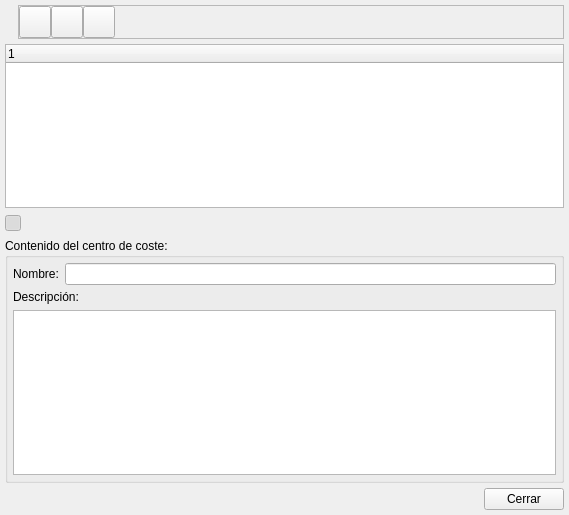
<ui version="4.0" >
 <author></author>
 <comment></comment>
 <exportmacro></exportmacro>
 <class>ccostedlg</class>
 <widget class="QWidget" name="ccostedlg" >
  <property name="geometry" >
   <rect>
    <x>0</x>
    <y>0</y>
    <width>569</width>
    <height>515</height>
   </rect>
  </property>
  <property name="windowTitle" >
   <string>Centros de Coste</string>
  </property>
  <property name="windowIcon" >
   <iconset resource="../../../bulmages.qrc" >:/BulmaCont32x32/images/pendientes/i_centroCoste.xpm</iconset>
  </property>
  <layout class="QVBoxLayout" >
   <property name="margin" >
    <number>5</number>
   </property>
   <property name="spacing" >
    <number>5</number>
   </property>
   <item>
    <layout class="QHBoxLayout" >
     <property name="margin" >
      <number>0</number>
     </property>
     <property name="spacing" >
      <number>6</number>
     </property>
     <item>
      <widget class="QLabel" name="label" >
       <property name="text" >
        <string/>
       </property>
       <property name="pixmap" >
        <pixmap resource="../../../bulmages.qrc" >:/BulmaCont32x32/images/pendientes/i_centroCoste.xpm</pixmap>
       </property>
      </widget>
     </item>
     <item>
      <widget class="QFrame" name="frame" >
       <property name="frameShape" >
        <enum>QFrame::StyledPanel</enum>
       </property>
       <property name="frameShadow" >
        <enum>QFrame::Raised</enum>
       </property>
       <layout class="QHBoxLayout" >
        <property name="margin" >
         <number>0</number>
        </property>
        <property name="spacing" >
         <number>0</number>
        </property>
        <item>
         <widget class="QToolButton" name="mui_crear" >
          <property name="minimumSize" >
           <size>
            <width>32</width>
            <height>32</height>
           </size>
          </property>
          <property name="maximumSize" >
           <size>
            <width>32</width>
            <height>32</height>
           </size>
          </property>
          <property name="text" >
           <string/>
          </property>
          <property name="icon" >
           <iconset resource="../../../bulmages.qrc" >:/Genericos32x32/images/pendientes/i_fileNew.xpm</iconset>
          </property>
          <property name="iconSize" >
           <size>
            <width>32</width>
            <height>32</height>
           </size>
          </property>
         </widget>
        </item>
        <item>
         <widget class="QToolButton" name="mui_borrar" >
          <property name="minimumSize" >
           <size>
            <width>32</width>
            <height>32</height>
           </size>
          </property>
          <property name="maximumSize" >
           <size>
            <width>32</width>
            <height>32</height>
           </size>
          </property>
          <property name="text" >
           <string/>
          </property>
          <property name="icon" >
           <iconset resource="../../../bulmages.qrc" >:/Genericos32x32/images/pendientes/i_editDelete.png</iconset>
          </property>
          <property name="iconSize" >
           <size>
            <width>22</width>
            <height>22</height>
           </size>
          </property>
         </widget>
        </item>
        <item>
         <widget class="QToolButton" name="mui_guardar" >
          <property name="minimumSize" >
           <size>
            <width>32</width>
            <height>32</height>
           </size>
          </property>
          <property name="maximumSize" >
           <size>
            <width>32</width>
            <height>32</height>
           </size>
          </property>
          <property name="text" >
           <string/>
          </property>
          <property name="icon" >
           <iconset resource="../../../bulmages.qrc" >:/Genericos32x32/images/pendientes/i_save.xpm</iconset>
          </property>
          <property name="iconSize" >
           <size>
            <width>22</width>
            <height>22</height>
           </size>
          </property>
         </widget>
        </item>
        <item>
         <spacer>
          <property name="orientation" >
           <enum>Qt::Horizontal</enum>
          </property>
          <property name="sizeType" >
           <enum>QSizePolicy::Expanding</enum>
          </property>
          <property name="sizeHint" >
           <size>
            <width>405</width>
            <height>21</height>
           </size>
          </property>
         </spacer>
        </item>
       </layout>
      </widget>
     </item>
    </layout>
   </item>
   <item>
    <widget class="QTreeWidget" name="mui_list" />
   </item>
   <item>
    <layout class="QHBoxLayout" >
     <property name="margin" >
      <number>0</number>
     </property>
     <property name="spacing" >
      <number>6</number>
     </property>
     <item>
      <widget class="QToolButton" name="mui_detalles" >
       <property name="minimumSize" >
        <size>
         <width>16</width>
         <height>16</height>
        </size>
       </property>
       <property name="maximumSize" >
        <size>
         <width>16</width>
         <height>16</height>
        </size>
       </property>
       <property name="toolTip" >
        <string>Imprimir pedido</string>
       </property>
       <property name="whatsThis" >
        <string>Imprimir pedido</string>
       </property>
       <property name="text" >
        <string/>
       </property>
       <property name="icon" >
        <iconset resource="../../../bulmages.qrc" >:/BulmaCont32x32/images/pendientes/i_tuxPeq.png</iconset>
       </property>
       <property name="iconSize" >
        <size>
         <width>22</width>
         <height>22</height>
        </size>
       </property>
       <property name="checkable" >
        <bool>true</bool>
       </property>
       <property name="checked" >
        <bool>true</bool>
       </property>
      </widget>
     </item>
     <item>
      <spacer>
       <property name="orientation" >
        <enum>Qt::Horizontal</enum>
       </property>
       <property name="sizeHint" >
        <size>
         <width>40</width>
         <height>20</height>
        </size>
       </property>
      </spacer>
     </item>
    </layout>
   </item>
   <item>
    <widget class="QGroupBox" name="groupBox" >
     <property name="title" >
      <string>Contenido del centro de coste:</string>
     </property>
     <layout class="QVBoxLayout" >
      <property name="margin" >
       <number>5</number>
      </property>
      <property name="spacing" >
       <number>5</number>
      </property>
      <item>
       <layout class="QHBoxLayout" >
        <property name="margin" >
         <number>0</number>
        </property>
        <property name="spacing" >
         <number>6</number>
        </property>
        <item>
         <widget class="QLabel" name="textLabel1" >
          <property name="text" >
           <string>Nombre:</string>
          </property>
         </widget>
        </item>
        <item>
         <widget class="QLineEdit" name="nomcentro" />
        </item>
       </layout>
      </item>
      <item>
       <layout class="QVBoxLayout" >
        <property name="margin" >
         <number>0</number>
        </property>
        <property name="spacing" >
         <number>6</number>
        </property>
        <item>
         <widget class="QLabel" name="textLabel1_2" >
          <property name="sizePolicy" >
           <sizepolicy>
            <hsizetype>5</hsizetype>
            <vsizetype>0</vsizetype>
            <horstretch>0</horstretch>
            <verstretch>0</verstretch>
           </sizepolicy>
          </property>
          <property name="text" >
           <string>Descripción:</string>
          </property>
         </widget>
        </item>
        <item>
         <widget class="QTextEdit" name="desccoste" />
        </item>
       </layout>
      </item>
     </layout>
    </widget>
   </item>
   <item>
    <layout class="QHBoxLayout" >
     <property name="margin" >
      <number>0</number>
     </property>
     <property name="spacing" >
      <number>6</number>
     </property>
     <item>
      <spacer>
       <property name="orientation" >
        <enum>Qt::Horizontal</enum>
       </property>
       <property name="sizeType" >
        <enum>QSizePolicy::Expanding</enum>
       </property>
       <property name="sizeHint" >
        <size>
         <width>191</width>
         <height>21</height>
        </size>
       </property>
      </spacer>
     </item>
     <item>
      <widget class="QPushButton" name="pushButton2" >
       <property name="text" >
        <string>Cerrar</string>
       </property>
      </widget>
     </item>
    </layout>
   </item>
  </layout>
 </widget>
 <layoutdefault spacing="6" margin="11" />
 <pixmapfunction></pixmapfunction>
 <resources>
  <include location="../../../bulmages.qrc" />
 </resources>
 <connections>
  <connection>
   <sender>pushButton2</sender>
   <signal>clicked()</signal>
   <receiver>ccostedlg</receiver>
   <slot>close()</slot>
   <hints>
    <hint type="sourcelabel" >
     <x>532</x>
     <y>542</y>
    </hint>
    <hint type="destinationlabel" >
     <x>549</x>
     <y>539</y>
    </hint>
   </hints>
  </connection>
 </connections>
</ui>
